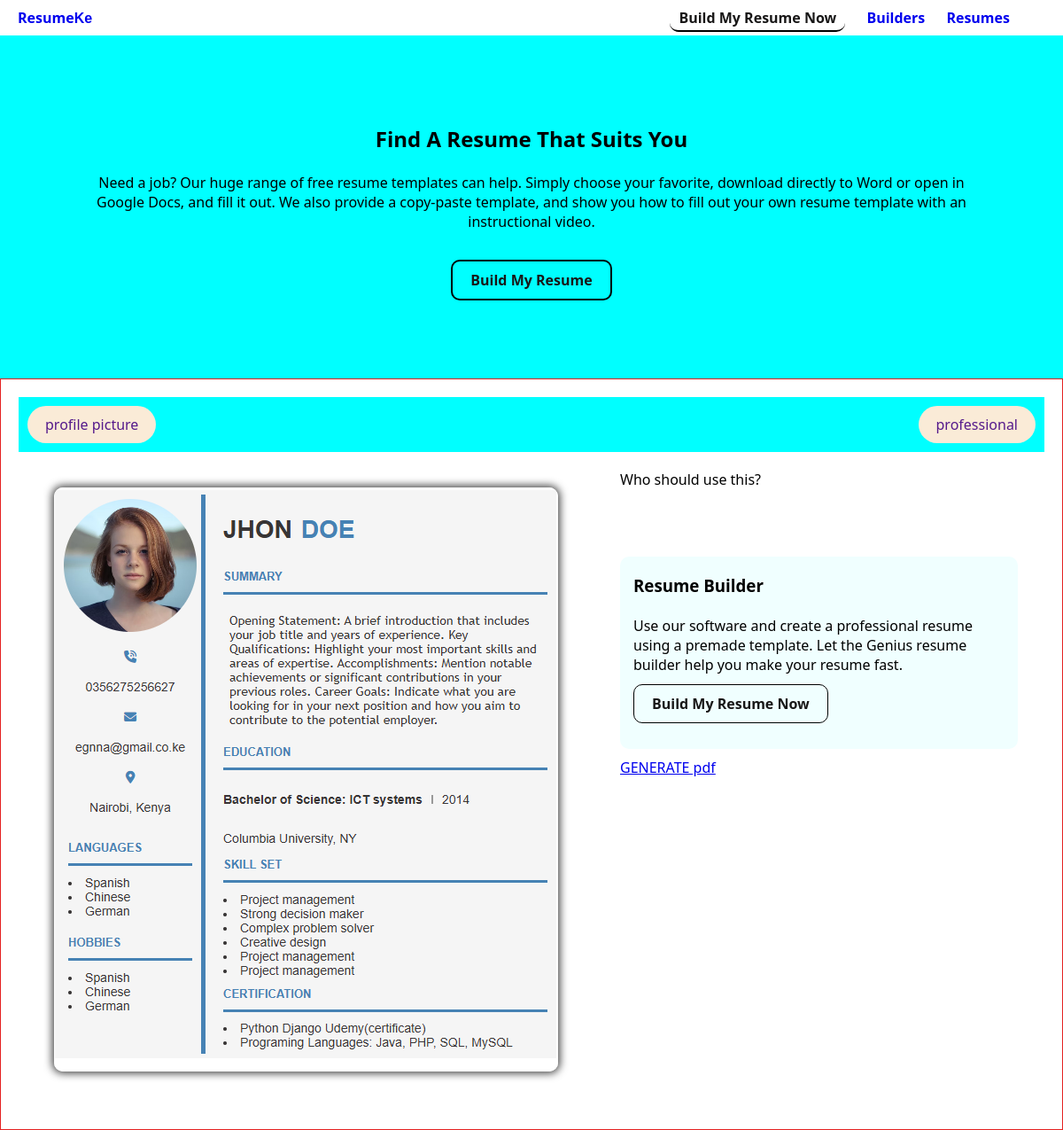
The page /resumes/ (signed in) on the database its author committed.
### resumes/models.py (models this page shows, shortened)
class TemplateCategory(models.Model):
    name = models.CharField(max_length=255)
    def __str__(self):
        return self.name

class Template(models.Model):
    template_deploy = models.BooleanField(default=False)
    template_name = models.CharField(max_length=255)
    template_thumbnail = models.ImageField(upload_to='thumbnails/')
    template_file = models.FileField(upload_to='resumes/')
    categories = models.ManyToManyField(TemplateCategory, related_name='templates')
    description = RichTextField(
        default='Who should use this?'
    )

### resumes/views.py (the view)
# urls.py: path('resumes/', include('resumes.urls')),
def resumes(request):
    client = get_object_or_404(Client, user=request.user)
    templates = TemplateModel.objects.all()
    categories = TemplateCategory.objects.all()
    return render(request, "resumes.html", {
        "templates":templates,
        "categories":categories,
        "client": client
    })

### resumes/templates/resumes.html (shortened to what this page needs)
{% extends "base.html" %}
{% block head %}
    {% load static %}
    <link rel="stylesheet" href="{% static 'css/builder/resumes.css' %}">
{% endblock head %}
{% block body %}
<div class="resumes-page">
    <div class="hero-page">
        <h2>Find A Resume That Suits You</h2>
        <br>
        <p>Need a job? Our huge range of free resume templates can help. Simply choose your favorite, download directly to Word or open in Google Docs, and fill it out. We also provide a copy-paste template, and show you how to fill out your own resume template with an instructional video.</p>
        <br>
        <br>
        <a class="hero-btn" href="{% url 'client:client_contact_page' %}">Build My Resume</a>
    </div>
    <div class="templates">
        <div class="categories">
            {% for category in categories|slice:":8" %}
                <div class="category">
                    <a href="">{{category}}</a>
                </div>
            {% endfor %}
        </div>
        {% for template in templates %}
            <div class="template-preview">
                <div class="template-thumbnails-div">
                    <img src="{{template.template_thumbnail.url}}" alt="template-img">
                </div>
                <div class="template-details">
                    {{template.description | safe}}
                    <br><br><br>
                    <div class="button-div">
                        <h3>Resume Builder</h3>
                        <br>
                        <p>Use our software and create a professional resume using a premade template. Let the Genius resume builder help you make your resume fast.</p>
                        <br>
                        <a class="hero-btn temp-desc-btn" href="{% url 'client:client_contact_page' %}">Build My Resume Now</a>
                    </div>
                    <a href="{% url 'builder:generate_pdf' client.id template.id %}">GENERATE pdf</a>
                </div>
            </div>
        {% endfor %}
    </div>
</div>
{% endblock body %}

### static/css/builder/base.css (style rules this page uses)
* { margin: 0; padding: 0; box-sizing: border-box; font-family: 'Segoe UI', Tahoma, Geneva, Verdana, sans-serif; }
#app { background-color: FFFDFA; }

### static/css/builder/resumes.css (style rules this page uses)
.hero-page { background-color: aqua; padding: 100px; text-align: center; }
.hero-btn { padding: 10px 20px; border-radius: 10px; border: 2px solid black; text-decoration: none; color: rgb(24, 23, 23); font-weight: 700; }
.templates { border: 1px solid rgb(228, 34, 34); padding: 20px; }
.template-preview { display: flex; gap: 50px; justify-content: space-between; padding: 20px; }
.template-thumbnails-div { padding: 20px; }
.template-thumbnails-div img { border-radius: 10px; box-shadow: 0px 0px 10px 2px rgba(0,0,0,0.75); -webkit-box-shadow: 0px 0px 10px 2px rgba(0,0,0,0.75); -moz-box-shadow: 0px 0px 10px 2px rgba(0,0,0,0.75); }
.template-details .button-div { background-color:azure; margin: 10px; margin-left: 0; padding: 20px 15px 40px; border-radius: 10px; }
.temp-desc-btn { border: 1px solid black; }
.categories { display: flex; align-items: center; justify-content: space-between; gap: 5px; padding: 20px 10px; overflow: hidden; background-color: aqua; }
.category a { padding: 10px 20px; border-radius: 30px; text-decoration: none; white-space: nowrap; background-color: antiquewhite; }

### rows shown on the page
TemplateCategory: name "profile picture"
TemplateCategory: name "professional"
Template: template_thumbnail (picture), description "Who should use this?"
